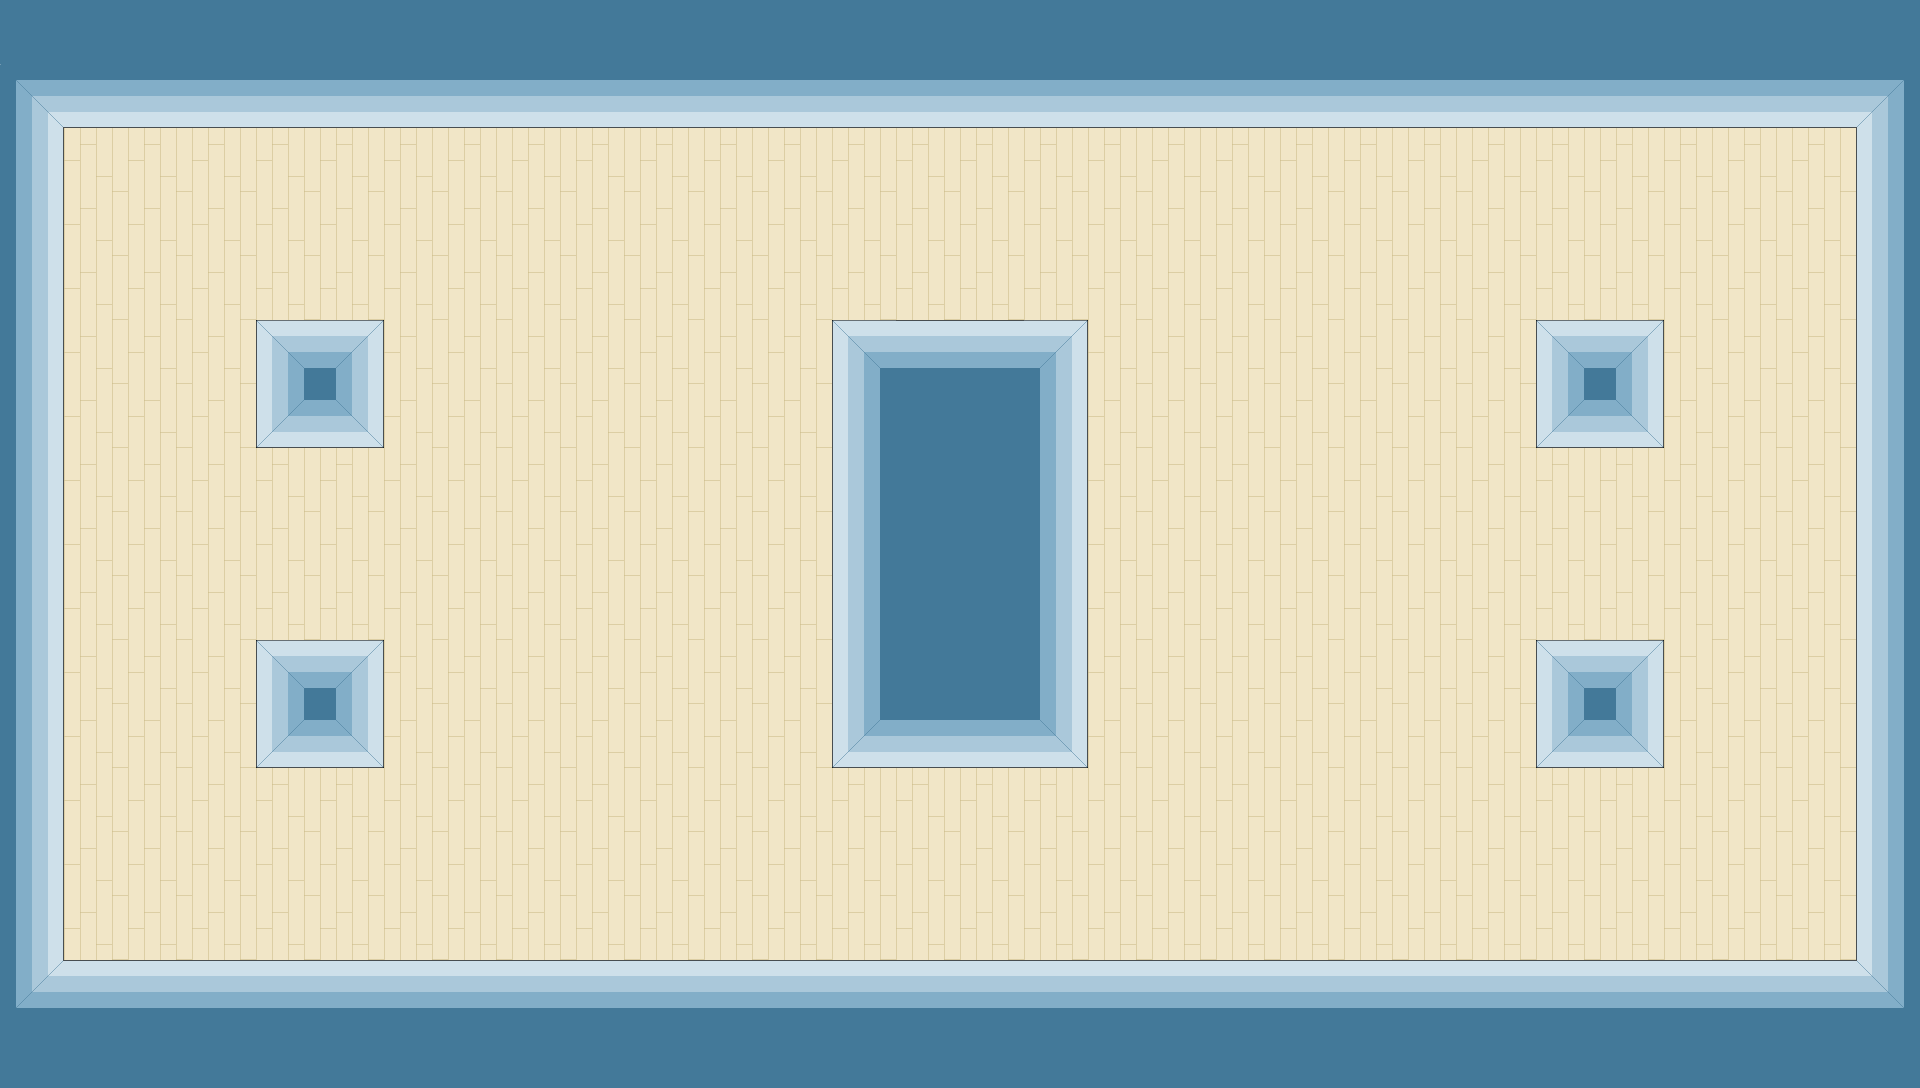

The image is a tile-based game level rendered from a .tmx file. Its description and complete source (layers, tilesets, objects, tile grids) follow:
An orthogonal 30x17 tile map with 64x64 px tiles, 1 tile layer (Tile Layer 1).

<map version="1.0" tiledversion="1.1.4" orientation="orthogonal" renderorder="right-down" width="30" height="17" tilewidth="64" tileheight="64" infinite="0" nextobjectid="1">
 <tileset firstgid="1" name="tileset" tilewidth="64" tileheight="64" tilecount="16" columns="4">
  <image source="../assets/tileset.png" width="256" height="256" />
 </tileset>
 <layer name="Tile Layer 1" width="30" height="17">
  <data encoding="csv">
16,16,16,16,16,16,16,16,16,16,16,16,16,16,16,16,16,16,16,16,16,16,16,16,16,16,16,16,16,16,
3,12,12,12,12,12,12,12,12,12,12,12,12,12,12,12,12,12,12,12,12,12,12,12,12,12,12,12,12,4,
5,13,13,13,13,13,13,13,13,13,13,13,13,13,13,13,13,13,13,13,13,13,13,13,13,13,13,13,13,6,
5,13,13,13,13,13,13,13,13,13,13,13,13,13,13,13,13,13,13,13,13,13,13,13,13,13,13,13,13,6,
5,13,13,13,13,13,13,13,13,13,13,13,13,13,13,13,13,13,13,13,13,13,13,13,13,13,13,13,13,6,
5,13,13,13,2,1,13,13,13,13,13,13,13,2,11,11,1,13,13,13,13,13,13,13,2,1,13,13,13,6,
5,13,13,13,10,9,13,13,13,13,13,13,13,6,16,16,5,13,13,13,13,13,13,13,10,9,13,13,13,6,
5,13,13,13,13,13,13,13,13,13,13,13,13,6,16,16,5,13,13,13,13,13,13,13,13,13,13,13,13,6,
5,13,13,13,13,13,13,13,13,13,13,13,13,6,16,16,5,13,13,13,13,13,13,13,13,13,13,13,13,6,
5,13,13,13,13,13,13,13,13,13,13,13,13,6,16,16,5,13,13,13,13,13,13,13,13,13,13,13,13,6,
5,13,13,13,2,1,13,13,13,13,13,13,13,6,16,16,5,13,13,13,13,13,13,13,2,1,13,13,13,6,
5,13,13,13,10,9,13,13,13,13,13,13,13,10,12,12,9,13,13,13,13,13,13,13,10,9,13,13,13,6,
5,13,13,13,13,13,13,13,13,13,13,13,13,13,13,13,13,13,13,13,13,13,13,13,13,13,13,13,13,6,
5,13,13,13,13,13,13,13,13,13,13,13,13,13,13,13,13,13,13,13,13,13,13,13,13,13,13,13,13,6,
5,13,13,13,13,13,13,13,13,13,13,13,13,13,13,13,13,13,13,13,13,13,13,13,13,13,13,13,13,6,
7,11,11,11,11,11,11,11,11,11,11,11,11,11,11,11,11,11,11,11,11,11,11,11,11,11,11,11,11,8,
16,16,16,16,16,16,16,16,16,16,16,16,16,16,16,16,16,16,16,16,16,16,16,16,16,16,16,16,16,16
</data>
 </layer>
</map>
